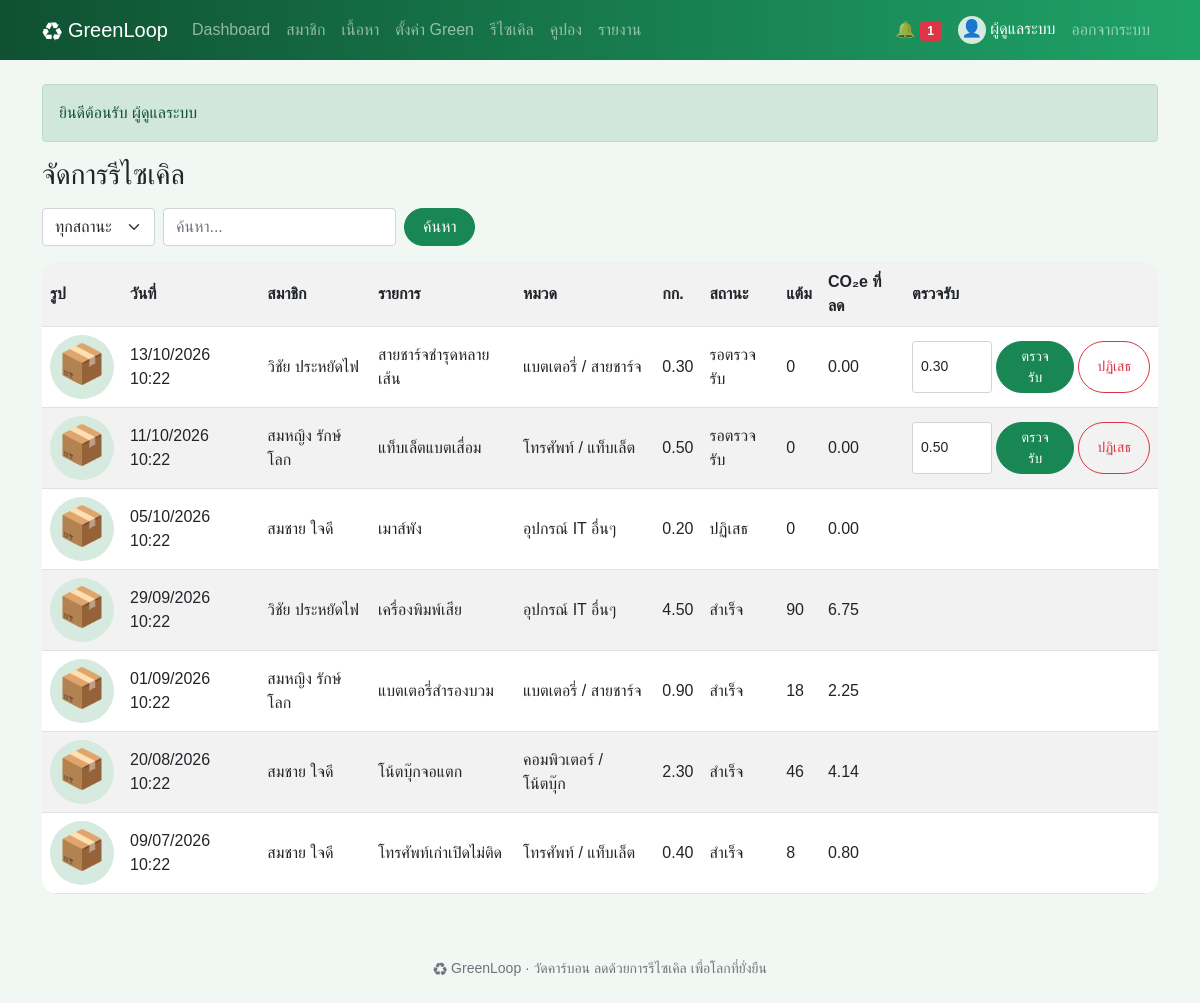
Screenshot of /admin/recycles.php (signed in) with the database file from the repository.
### tables this page shows
CREATE TABLE users (
    id INT AUTO_INCREMENT PRIMARY KEY,
    name VARCHAR(100) NOT NULL,
    email VARCHAR(100) NOT NULL UNIQUE,
    phone VARCHAR(10) NOT NULL,
    avatar VARCHAR(50) NOT NULL DEFAULT '' COMMENT 'ชื่อไฟล์รูปโปรไฟล์ใน uploads/',
    password VARCHAR(255) NOT NULL,
    question VARCHAR(100) NOT NULL COMMENT 'คำถามกันลืมรหัสผ่านที่สมาชิกเลือก',
    answer VARCHAR(255) NOT NULL COMMENT 'คำตอบกันลืมรหัสผ่าน (เข้ารหัส)',
    role ENUM('user','admin') NOT NULL DEFAULT 'user',
    status ENUM('active','suspended') NOT NULL DEFAULT 'active',
    points INT NOT NULL DEFAULT 0,
    created_at DATETIME NOT NULL DEFAULT CURRENT_TIMESTAMP
);

CREATE TABLE recycles (
    id INT AUTO_INCREMENT PRIMARY KEY,
    user_id INT NOT NULL,
    category_id INT NOT NULL,
    item_name VARCHAR(150) NOT NULL,
    weight_kg DECIMAL(6,2) NOT NULL,
    image VARCHAR(50) NOT NULL DEFAULT '' COMMENT 'ชื่อไฟล์รูปสินค้าใน uploads/',
    status ENUM('pending','done','rejected') NOT NULL DEFAULT 'pending',
    points INT NOT NULL DEFAULT 0,
    co2_kg DECIMAL(8,2) NOT NULL DEFAULT 0,
    created_at DATETIME NOT NULL DEFAULT CURRENT_TIMESTAMP,
    FOREIGN KEY (user_id) REFERENCES users (id) ON DELETE CASCADE,
    FOREIGN KEY (category_id) REFERENCES categories (id)
);

CREATE TABLE categories (
    id INT AUTO_INCREMENT PRIMARY KEY,
    name VARCHAR(100) NOT NULL,
    co2_per_kg DECIMAL(6,2) NOT NULL
);

### admin/recycles.php (the view, shortened to what this page needs)
<?php
require '../init.php';
need_admin();
$rows = all("SELECT r.*, c.name AS category, u.name AS member FROM recycles r JOIN categories c ON c.id = r.category_id JOIN users u ON u.id = r.user_id
    WHERE (r.item_name LIKE ? OR u.name LIKE ?) AND (? = '' OR r.status = ?) ORDER BY r.status = 'pending' DESC, r.id DESC", [like(), like(), g('status'), g('status')]);
$options = '<option value="">ทุกสถานะ</option>';
foreach (['pending', 'done', 'rejected'] as $s) $options .= "<option value='$s'" . (g('status') == $s ? ' selected' : '') . '>' . STATUS[$s] . '</option>';
head('จัดการรีไซเคิล');
search("<select class='form-select w-auto' name='status'>$options</select>");
?>
<div class="table-responsive">
<table class="table table-striped bg-white align-middle">
  <tr><th>รูป</th><th>วันที่</th><th>สมาชิก</th><th>รายการ</th><th>หมวด</th><th>กก.</th><th>สถานะ</th><th>แต้ม</th><th>CO₂e ที่ลด</th><th>ตรวจรับ</th></tr>
  <?php foreach ($rows as $r): ?>
    <tr>
      <td><?= pic($r['image'], 64, '📦', true) ?></td><td><?= dt($r['created_at']) ?></td><td><?= e($r['member']) ?></td><td><?= e($r['item_name']) ?></td><td><?= e($r['category']) ?></td>
      <td><?= $r['weight_kg'] ?></td><td><?= STATUS[$r['status']] ?></td><td><?= $r['points'] ?></td><td><?= $r['co2_kg'] ?></td>
      <td><?php if ($r['status'] == 'pending'): ?>
        <form method="post" class="d-flex gap-1">
          <input class="form-control form-control-sm" style="width:80px" type="number" step="0.01" min="0.01" name="weight_kg" value="<?= $r['weight_kg'] ?>">
          <button class="btn btn-sm btn-success">ตรวจรับ</button>
          <button class="btn btn-sm btn-outline-danger" name="reject" onclick="return confirm('ปฏิเสธคำขอนี้?')">ปฏิเสธ</button>
        </form>
      <?php endif; ?></td>
    </tr>
  <?php endforeach; ?>
</table>
</div>
<?php foot() ?>

### init.php (shortened to what this page needs)
<?php
$db = new PDO('mysql:host=localhost;dbname=greenloop;charset=utf8mb4', 'root', '');
$db->setAttribute(PDO::ATTR_ERRMODE, PDO::ERRMODE_EXCEPTION);
$db->setAttribute(PDO::ATTR_DEFAULT_FETCH_MODE, PDO::FETCH_ASSOC);
function q($sql, $p = [])
{
    global $db;
    $s = $db->prepare($sql);
    $s->execute($p);
    return $s;
}
function all($sql, $p = []) { return q($sql, $p)->fetchAll(); }
function one($sql, $p = []) { return q($sql, $p)->fetch(); }
function val($sql, $p = []) { return q($sql, $p)->fetchColumn(); }
function e($s) { return htmlspecialchars($s ?? '', ENT_QUOTES); }
function g($k, $d = '') { return trim($_GET[$k] ?? $d); }
function like() { return '%' . g('q') . '%'; }
function dt($s) { return $s ? date('d/m/Y H:i', strtotime($s)) : '-'; }
function inbox() { return me()['role'] == 'admin' ? null : me()['id']; }
function pic($file, $size = 40, $icon = '👤', $link = false)
{
    if (!$file) return "<span class='pic' style='width:{$size}px;height:{$size}px;font-size:" . $size * .6 . "px'>$icon</span>";
    $img = "<img class='pic' src='" . UP . "uploads/$file' width='$size' height='$size' alt=''>";
    return $link ? "<a href='" . UP . "uploads/$file' target='_blank'>$img</a>" : $img;
}
function me()
{
    static $u;
    if (!$u && isset($_SESSION['uid'])) $u = one("SELECT * FROM users WHERE id = ? AND status = 'active'", [$_SESSION['uid']]);
    return $u;
}
function need_login()
{
    if (!me()) go(UP . 'login.php', 'กรุณาเข้าสู่ระบบก่อน', 'warning');
    return me();
}
function need_admin()
{
    if (need_login()['role'] != 'admin') go(UP . 'index.php', 'หน้านี้สำหรับผู้ดูแลระบบเท่านั้น', 'danger');
    return me();
}
function search($extra = '')
{
    echo "<form class='d-flex flex-wrap gap-2 mb-3 d-print-none'>$extra<input class='form-control w-auto' name='q' value='" . e(g('q')) . "' placeholder='ค้นหา...'><button class='btn btn-success'>ค้นหา</button></form>";
}
function head($title, $show = true)
{
    $u = me();
    $menu = !$u ? [] : ($u['role'] == 'admin' ? MENU_ADMIN : MENU_USER);
    ?>
<!doctype html>
<html lang="th">
<head>
<link rel="stylesheet" href="<?= UP ?>assets/bootstrap.min.css">
<link rel="stylesheet" href="<?= UP ?>assets/style.css">
</head>
<body>
<nav class="navbar navbar-expand-lg navbar-dark d-print-none">
  <div class="container">
    <a class="navbar-brand" href="<?= UP ?>index.php">♻ GreenLoop</a>
    <div class="collapse navbar-collapse" id="menu">
      <div class="navbar-nav me-auto">
        <?php foreach ($menu as $file => $name): ?>
          <a class="nav-link" href="<?= UP . $file ?>"><?= $name ?></a>
        <?php endforeach; ?>
      </div>
      <div class="navbar-nav align-items-lg-center">
        <?php if (!$u): ?>
          <a class="nav-link" href="<?= UP ?>login.php">เข้าสู่ระบบ</a>
          <a class="nav-link" href="<?= UP ?>register.php">สมัครสมาชิก</a>
        <?php else: ?>
          <a class="nav-link" href="<?= UP ?>notifications.php">🔔 <span class="badge bg-danger"><?= val('SELECT COUNT(*) FROM notifications WHERE is_read = 0 AND user_id <=> ?', [inbox()]) ?></span></a>
          <span class="navbar-text text-white mx-2"><?= pic($u['avatar'], 28) ?> <?= e($u['name']) ?></span>
          <a class="nav-link" href="<?= UP ?>logout.php">ออกจากระบบ</a>
        <?php endif; ?>
      </div>
    </div>
  </div>
</nav>
<main class="container py-4">
<?php if (isset($_SESSION['flash'])): ?>
  <div class="alert alert-<?= $_SESSION['flash'][1] ?>"><?= e($_SESSION['flash'][0]) ?></div>
<?php unset($_SESSION['flash']); endif; ?>
<?php if ($show): ?><h3 class="mb-3"><?= $title ?></h3><?php endif; ?>
    <?php
}
function foot()
{
    echo '</main><footer class="text-center text-muted small py-4 d-print-none">♻ GreenLoop · วัดคาร์บอน ลดด้วยการรีไซเคิล เพื่อโลกที่ยั่งยืน</footer>'
        . '<script src="' . UP . 'assets/bootstrap.bundle.min.js"></script></body></html>';
}

### assets/style.css (style rules this page uses)
body { background: #f1f7f3; font-family: "Leelawadee UI", Tahoma, sans-serif; }
.navbar { background: linear-gradient(90deg, #0f5132, #1fa367); }
.btn { border-radius: 50px; padding-left: 18px; padding-right: 18px; }
.table { border-radius: 16px; overflow: hidden; }
.pic { display: inline-block; object-fit: cover; border-radius: 50%; background: #d7eadf; text-align: center; vertical-align: middle; }

### rows the page displays
users: role "Dashboard", role "สมาชิก", role "เนื้อหา", role "ตั้งค่า Green", role "รีไซเคิล", role "คูปอง", role "รายงาน", name "ผู้ดูแลระบบ"
recycles: created_at "13/10/2026 10:22", user.name "วิชัย ประหยัดไฟ", item_name "สายชาร์จชำรุดหลายเส้น", category.name "แบตเตอรี่ / สายชาร์จ", weight_kg "0.30", status "รอตรวจรับ", points "0", co2_kg "0.00"
recycles: created_at "11/10/2026 10:22", user.name "สมหญิง รักษ์โลก", item_name "แท็บเล็ตแบตเสื่อม", category.name "โทรศัพท์ / แท็บเล็ต", weight_kg "0.50", status "รอตรวจรับ", points "0", co2_kg "0.00"
recycles: created_at "05/10/2026 10:22", user.name "สมชาย ใจดี", item_name "เมาส์พัง", category.name "อุปกรณ์ IT อื่นๆ", weight_kg "0.20", status "ปฏิเสธ", points "0", co2_kg "0.00"
recycles: created_at "29/09/2026 10:22", user.name "วิชัย ประหยัดไฟ", item_name "เครื่องพิมพ์เสีย", category.name "อุปกรณ์ IT อื่นๆ", weight_kg "4.50", status "สำเร็จ", points "90", co2_kg "6.75"
recycles: created_at "01/09/2026 10:22", user.name "สมหญิง รักษ์โลก", item_name "แบตเตอรี่สำรองบวม", category.name "แบตเตอรี่ / สายชาร์จ", weight_kg "0.90", status "สำเร็จ", points "18", co2_kg "2.25"
recycles: created_at "20/08/2026 10:22", user.name "สมชาย ใจดี", item_name "โน้ตบุ๊กจอแตก", category.name "คอมพิวเตอร์ / โน้ตบุ๊ก", weight_kg "2.30", status "สำเร็จ", points "46", co2_kg "4.14"
recycles: created_at "09/07/2026 10:22", user.name "สมชาย ใจดี", item_name "โทรศัพท์เก่าเปิดไม่ติด", category.name "โทรศัพท์ / แท็บเล็ต", weight_kg "0.40", status "สำเร็จ", points "8", co2_kg "0.80"

### other values shown
$icon "👤"
$_SESSION['flash'][0] "ยินดีต้อนรับ ผู้ดูแลระบบ"
$title "จัดการรีไซเคิล"
